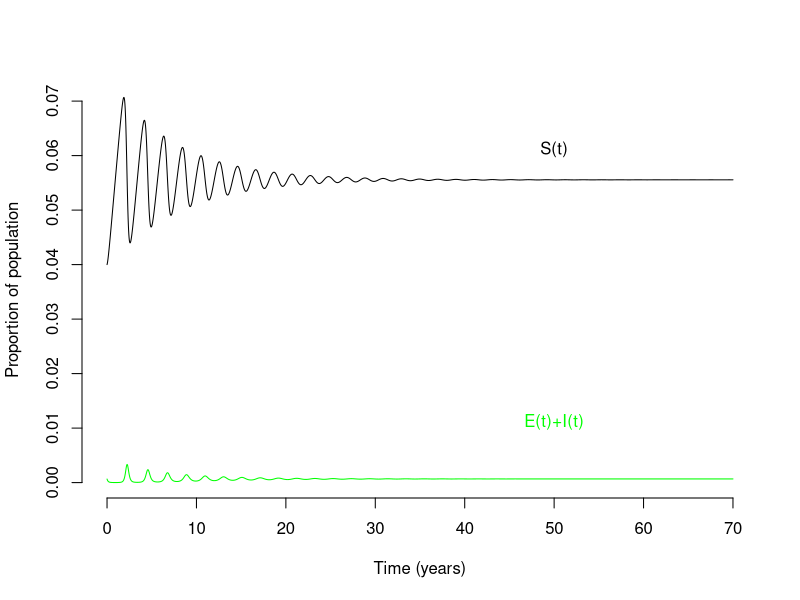
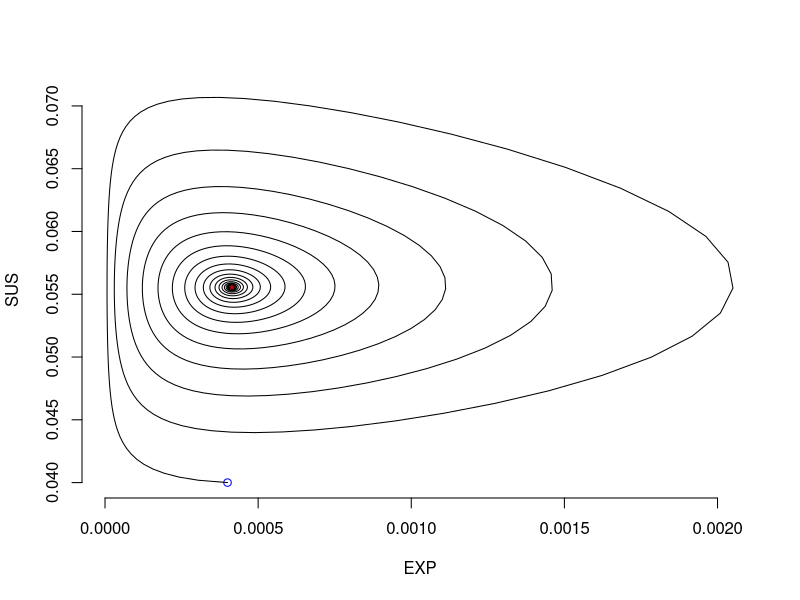
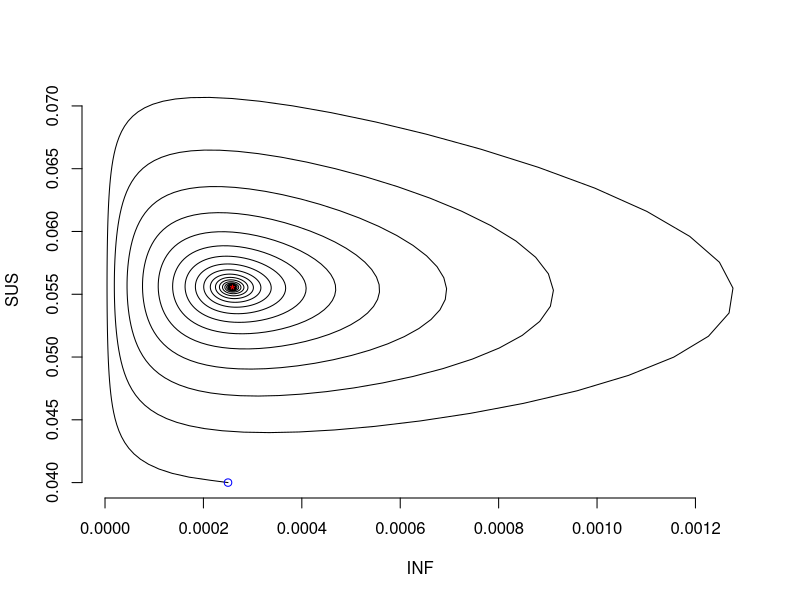

Reproduce these figures in R, in order.
# seir.R
# JRCP 06.05.09
# Updated for 2012
#
# NOTE: The model and parameters used in this tutorial modified from:
#
# Earn et al. 2000 A Simple Model for Complex Dynamical Transitions in Epidemics.
# Science 287: 667-670.

beta.calc <- function(Ro,mu=0.02/365.25,sigma=1/8,gamma=1/5){
  Ro/((sigma/(mu+sigma))*(1/(mu+gamma)))
}

S.star <- function(beta,N,mu=0.02/365.25,sigma=1/8,gamma=1/5){
  N*((mu+sigma)/beta)*((mu+gamma)/sigma)
}
E.star <- function(beta,N,mu=0.02/365.25,sigma=1/8,gamma=1/5){
  mu*(N-S.star(beta,N,mu,sigma,gamma))/(mu+sigma)
}
I.star <- function(beta,N,mu=0.02/365.25,sigma=1/8,gamma=1/5){
  (sigma/(mu+gamma))*E.star(beta,N,mu,sigma,gamma)
}
R.star <- function(beta,N,mu=0.02/365.25,sigma=1/8,gamma=1/5){
  (gamma/mu)*I.star(beta,N,mu,sigma,gamma)
}

N0 <- 500000

S.star(beta.calc(13),N0)+E.star(beta.calc(13),N0)+I.star(beta.calc(13),N0)+R.star(beta.calc(13),N0)

S.star(beta.calc(18),N0)
E.star(beta.calc(18),N0)
I.star(beta.calc(18),N0)
R.star(beta.calc(18),N0)

E.star(beta.calc(13),N0)+I.star(beta.calc(13),N0)

E.star(beta.calc(18),300000)+I.star(beta.calc(18),300000)

E.star(beta.calc(13),7200)+I.star(beta.calc(13),7200)
E.star(beta.calc(18),7200)+I.star(beta.calc(18),7200)

## NOTE: The rest of the script is used for the BONUS question.
## You are encouraged to continue commenting the script below this
## line but you should first complete benchmark questions 3 and
## 4 to ensure that you have mastered the script up to this point.

library(deSolve)

seir <- function(t,y,params){
	S <- y[1]
	E <- y[2]
	I <- y[3]
	R <- y[4]
	
	beta <- params["beta"]
	N <- params["N"]
	mu <- params["mu"]
	sigma <- params["sigma"]
	gamma <- params["gamma"]
	nu <- mu*N
	
	dSdt <- nu-beta*S*I/N-mu*S
	dEdt <- beta*S*I/N-mu*E-sigma*E
	dIdt <- sigma*E-mu*I-gamma*I
	dRdt <- gamma*I-mu*R
		
	return(list(c(dSdt,dEdt,dIdt,dRdt)))
}

## Note that N0 is defined earlier in the script as 500,000.

param.vals <- c(
  beta=beta.calc(18),
  N=N0,
  mu=.02/365.25,
  sigma=1/8,
  gamma=1/5
)

times <- seq(0,70*365,10)

S0 <- 20000
E0 <- 200
I0 <- 125

## Stop and think about this. What is the level of immunity in
## the population for these initial conditions and a population
## size N0?

init <- c(sus=S0,exp=E0,inf=I0,rec=N0-S0-E0-I0)

tc <- data.frame(lsoda(init,times,seir,param.vals))

plot(tc$time/365,tc$sus/N0,type="l",xlab="Time (years)",ylab="Proportion of population",bty="n",ylim=c(0,max(tc$sus/N0)))
text(50,1.1*S.star(beta.calc(18),N0)/N0,"S(t)")
lines(tc$time/365,(tc$exp+tc$inf)/N0,col="green")
text(50,0.2*S.star(beta.calc(18),N0)/N0,"E(t)+I(t)",col="green")

plot(tc$exp/N0,tc$sus/N0,type="l",xlab="EXP",ylab="SUS",bty="n")
points(E.star(beta.calc(18),N0)/N0,S.star(beta.calc(18),N0)/N0,pch="*",col="red")
points(E0/N0,S0/N0,col="blue")

plot(tc$inf/N0,tc$sus/N0,type="l",xlab="INF",ylab="SUS",bty="n")
points(I.star(beta.calc(18),N0)/N0,S.star(beta.calc(18),N0)/N0,pch="*",col="red")
points(I0/N0,S0/N0,col="blue")
